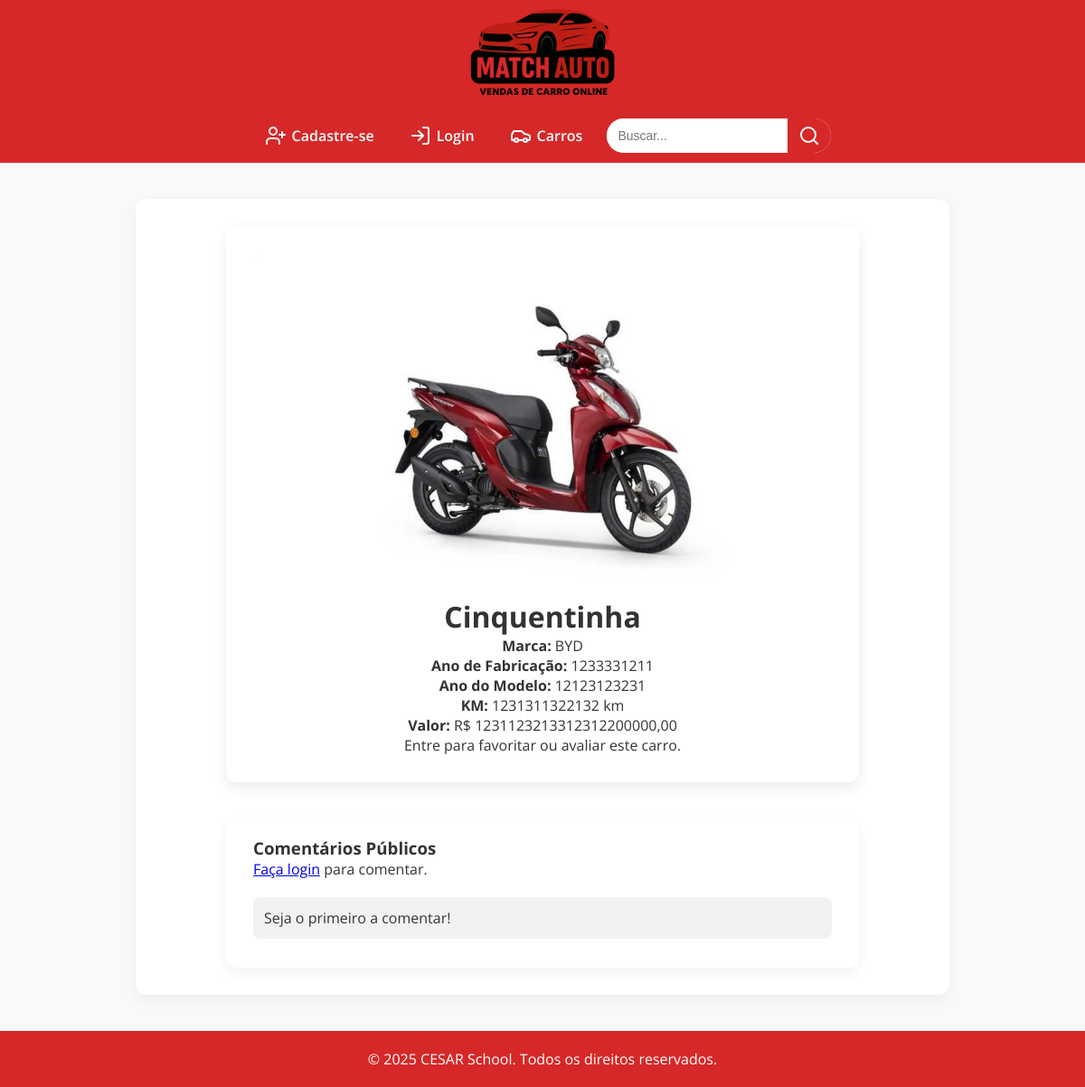
/interacoes/carro/4/, run on the app's committed database.
### cars/models.py (models this page shows, shortened)
class Car(models.Model):
    id = models.AutoField(primary_key=True)
    model = models.CharField(max_length=200)
    brand = models.ForeignKey(Brand, on_delete=models.PROTECT, related_name='car_brand')
    factory_year = models.IntegerField(blank = True, null = True)
    model_year = models.IntegerField(blank = True, null = True)
    km = models.IntegerField(blank = True, null = True)
    value = models.FloatField(blank = True, null = True)
    photo = models.ImageField(upload_to='cars/', blank = True, null = True)
    favoritos = models.ManyToManyField(User, related_name='carros_favoritos', blank=True)
    usuario = models.ForeignKey(User, on_delete=models.CASCADE)
    rating = models.DecimalField(max_digits=2, decimal_places=1, default=0)

class Brand(models.Model):
    id = models.AutoField(primary_key=True)
    name = models.CharField(max_length=200)

### interacoes/views.py (the view, shortened to what this page needs)
# urls.py: path('carro/<int:carro_id>/', views.detalhes_carro, name='detalhes_carro'),
def detalhes_carro(request, carro_id):
    carro = get_object_or_404(Car, id=carro_id)
    ja_favoritado = False
    if request.user.is_authenticated:
        ja_favoritado = Favorito.objects.filter(usuario=request.user, carro=carro).exists()
    comentarios = Comentario.objects.filter(carro=carro).order_by('-criado_em')
    context = {
        'carro': carro,
        'ja_favoritado': ja_favoritado,
        'comentarios': comentarios,
    }
    return render(request, 'detalhes_carro.html', context)

### interacoes/templates/detalhes_carro.html (shortened to what this page needs)
{% extends 'base.html' %}
{% block content %}
  <div class="car-container">
    {% if carro.photo %}
      <img src="{{ carro.photo.url }}" alt="{{ carro.model }}" class="car-img">
    {% endif %}
    <h1 style="margin-top: 20px;">{{ carro.model }}</h1>
    <p><strong>Marca:</strong> {{ carro.brand.name }}</p>
    <p><strong>Ano de Fabricação:</strong> {{ carro.factory_year }}</p>
    <p><strong>Ano do Modelo:</strong> {{ carro.model_year }}</p>
    <p><strong>KM:</strong> {{ carro.km|default:"N/A" }} km</p>
    <p><strong>Valor:</strong> R$ {{ carro.value|floatformat:2 }}</p>
    {% if user.is_authenticated %}
      <div class="mt-4 flex items-center justify-center gap-4 flex-wrap">
        <a href="{% url 'toggle_favorito' carro.id %}"
           class="{% if ja_favoritado %}ja-favoritado-btn{% else %}favorito-btn{% endif %}">
           {% if ja_favoritado %}💔 Remover dos Favoritos{% else %}❤️ Adicionar aos Favoritos{% endif %}
        </a>
        <form action="{% url 'rate_car' carro.id %}" method="post" class="flex items-center gap-2">
          {% csrf_token %}
          <label for="score" class="text-sm font-bold"><strong>Avalie:</strong></label>
          <select name="score" id="score" class="border rounded p-1">
            {% for i in "012345" %}
              <option value="{{ i }}">{{ i }}</option>
            {% endfor %}
          </select>
          <button type="submit" class="avaliar-btn">
            ⭐ Enviar
          </button>
        </form>
        <p class="media-avaliacao mt-2">
          Média: <strong>{{ carro.rating }}</strong> / 5 ({{ carro.ratings.count }} votos)
        </p>
        {% if user.is_authenticated and user != carro.usuario %}
            <a href="{% url 'iniciar_chat' carro.id %}" class="mensagem-btn">Iniciar conversa com o vendedor</a>
          </div>
        {% endif %}
      </div>
    {% else %}
      <p class="text-sm italic mt-4">Entre para favoritar ou avaliar este carro.</p>
    {% endif %}
  </div>
  <div class="comentarios-container">
    <h3>Comentários Públicos</h3>
    {% if user.is_authenticated %}
      <form id="comentario-form" method="post" class="comentario-form">
        {% csrf_token %}
        <textarea name="texto" rows="3" placeholder="Escreva seu comentário aqui..." required></textarea>
        <button type="submit">Enviar comentário</button>
      </form>
    {% else %}
      <p><a href="{% url 'login' %}">Faça login</a> para comentar.</p>
    {% endif %}
    <ul class="comentarios-lista" id="comentarios-lista">
      {% for comentario in comentarios %}
        <li>
          <strong>{{ comentario.autor.username }}</strong>
          em {{ comentario.criado_em|date:"d/m/Y H:i" }}<br>
          {{ comentario.texto }}
        </li>
      {% empty %}
        <li>Seja o primeiro a comentar!</li>
      {% endfor %}
    </ul>
  </div>
{% endblock %}

### MATCHAUTOS/templates/base.html (style rules this page uses)
* { margin: 0; padding: 0; box-sizing: border-box; }
body { font-family: 'Open Sans', sans-serif; background-color: #f9f9f9; color: #333; }
.car-img { width: 100%; height: 200px; object-fit: cover; transition: transform 0.3s ease; display: block; }

### interacoes/templates/detalhes_carro.html (style rules this page uses)
.car-container { background-color: #fff; padding: 30px; border-radius: 12px; box-shadow: 0 6px 16px rgba(0, 0, 0, 0.08); max-width: 700px; margin: 0 auto; text-align: center; }
.car-img { max-width: 100%; height: auto; border-radius: 12px; margin-bottom: 20px; object-fit: cover; max-height: 500px; }
.comentarios-container { max-width: 700px; margin: 40px auto 0; background: #fff; padding: 20px 30px; border-radius: 12px; box-shadow: 0 6px 16px rgba(0, 0, 0, 0.05); }
.comentarios-lista { list-style: none; padding: 0; margin-top: 20px; }
.comentarios-lista li { background: #f2f2f2; padding: 12px; border-radius: 8px; margin-bottom: 12px; }

### data on the page
Car: photo (picture), model "Cinquentinha", brand.name "BYD", factory_year "1233331211", model_year "12123123231", km "1231311322132", value "1231123213312312200000,00"
